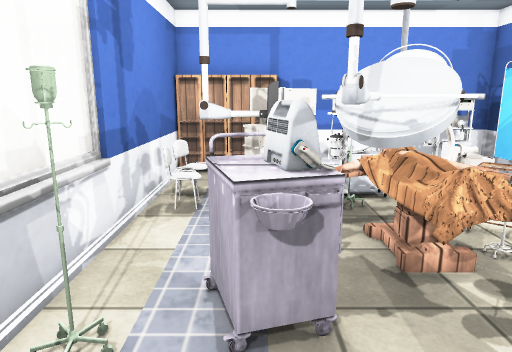
View 1 (above)

16 first-person views from a walk through a scene from a Unity 3-D project. The camera is 1.4 m above the floor, tilts 12° down and sees 70° across. The floor is counted in squares, 0.5 m on a side. Each view is taken from the middle of a square. On the plan, view 1 faces up. The plan holds only what a view shows up to about 20 squares ahead; the rest is blank. The place goes on beyond the plan. The player character is not drawn. Door leaves are left out, so doorways stand open. Some surface patterns are stand-ins.

View 2
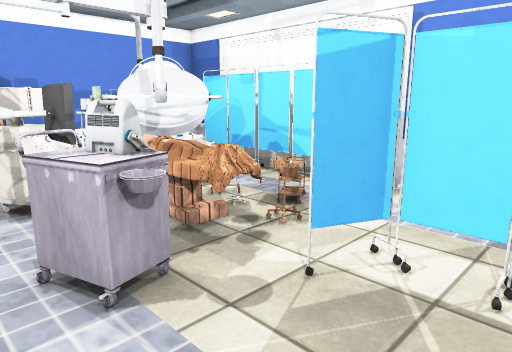

View 3
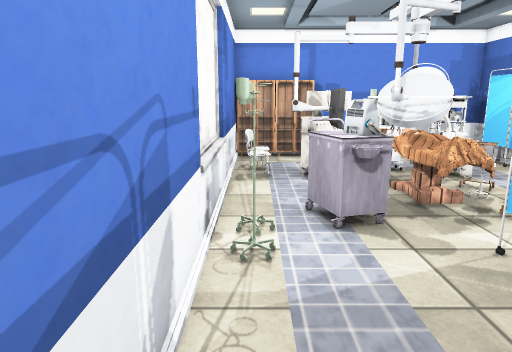

View 4
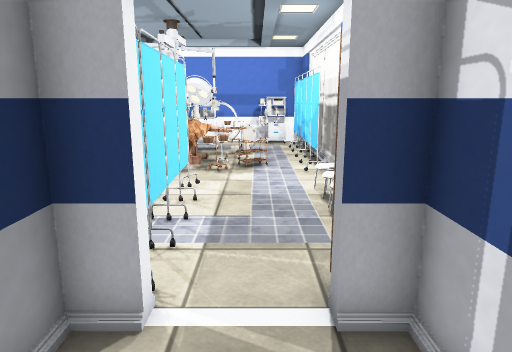

View 5
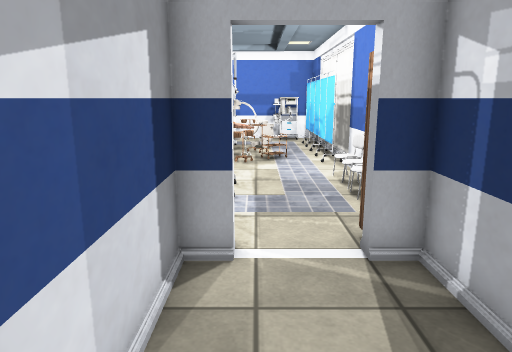

View 6
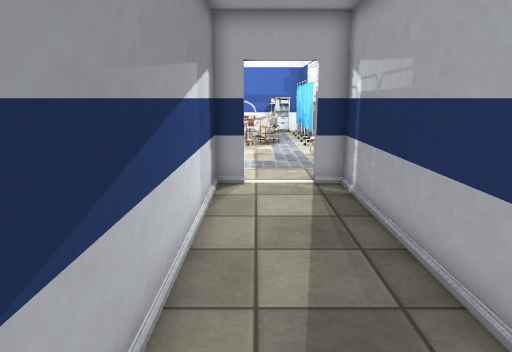

View 7
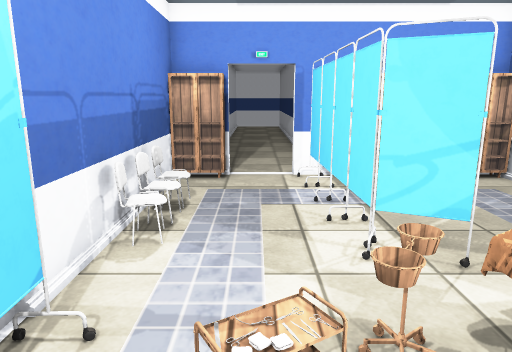

View 8
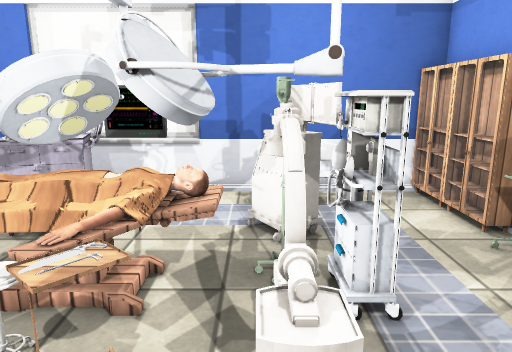

View 9
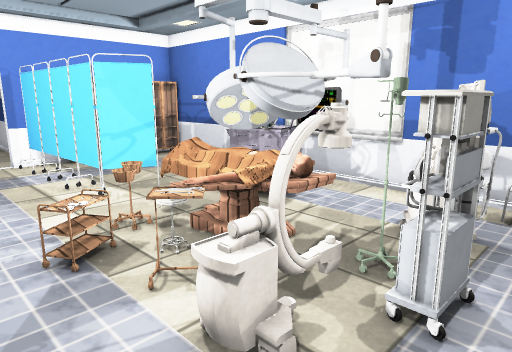

View 10
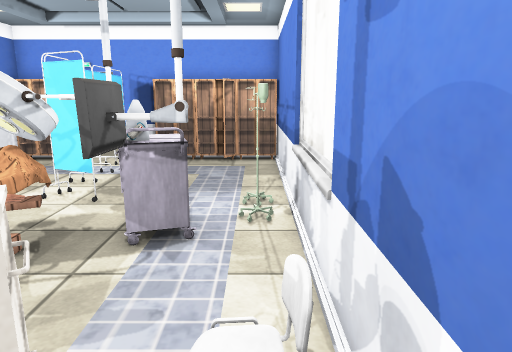

View 11
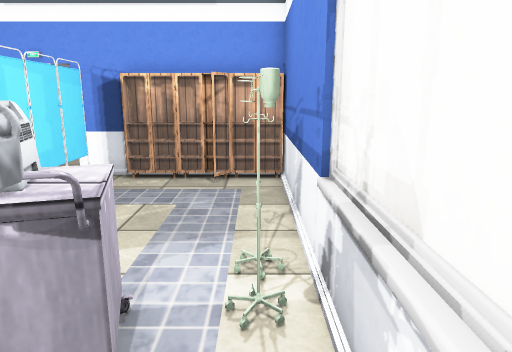

View 12
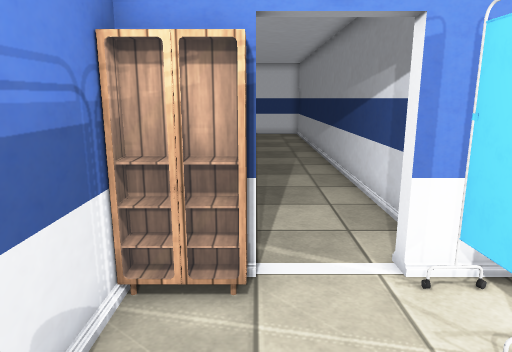

View 13
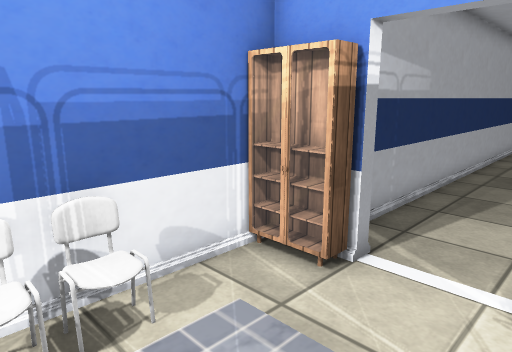

View 14
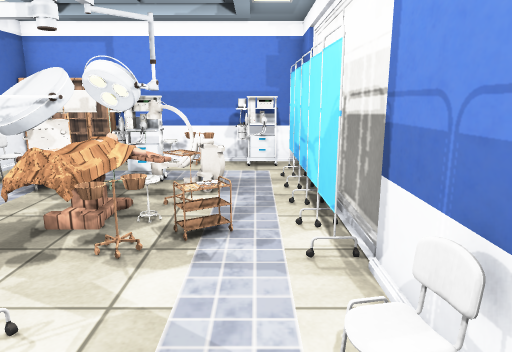

View 15
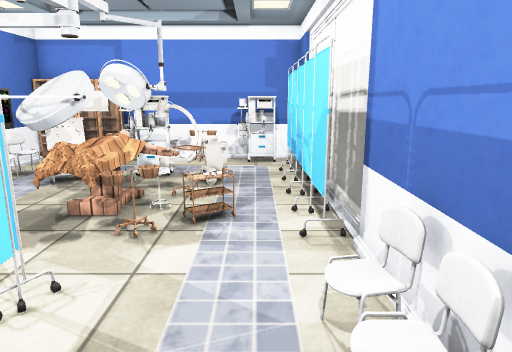

View 16
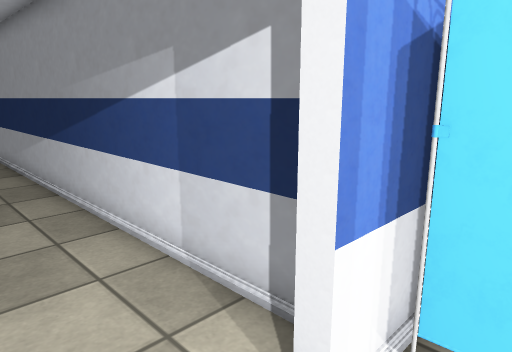

### Floor plan
Points are (right, up) in squares from view 1. A wall is a line through its corners. A room is listed if a view was taken in it or the views show most of it. See-through windows are left out.
Room 1 (views 1, 2, 3, 7, 8, 9, 10, 11, 12, 13, 14, 15, 16)
walls: (9.3, 3.8) (9.3, 12.5); (9, 1.4) (9, 3.8); (-3.2, 7.2) (-3.2, 2.6); (2.5, -5.5) (4.6, -5.5); (9, 12.5) (9, 14.5); (9, -5) (9, -1.4); (-3, 14.5) (-3, -5.5)
ways out: open door at (6, -6) to room 2
objects: shelf (-2, -5) to (-1, -5); other object (-2, 2); other object (-2, 3) to (-2, 4); chair (-2, 9); chair (-2, 11); shelf (-2, 14) to (-1, 14); shelf (-1, -5) to (0, -4); other object (-1, 3) to (1, 6); lamp (-1, 6) to (2, 7); monitor (0, 9) to (2, 10); shelf (0, 14) to (1, 14); shelf (1, -5) to (3, -5); table (1, 4) to (4, 8); other object (2, 9); other object (2, 10) to (4, 11); other object (2, 14); other object (3, 2); lamp (3, 8) to (4, 10); curtain (4, -3); curtain (4, -2); curtain (4, 1); table (4, 4) to (5, 5); other object (4, 13) to (5, 14); table (5, 7) to (5, 8); other object (5, 9) to (6, 10); table (6, 6); other object (6, 13) to (8, 14); shelf (7, -5) to (8, -5); curtain (8, 4); curtain (8, 6); curtain (8, 8); curtain (8, 10); curtain (8, 13); chair (9, -1); chair (9, 0); chair (9, 1)
Room 2 (views 4, 5, 6)
walls: (8, -19.5) (8, -5.9) (7, -5.9); (3.6, -5.9) (3.6, -19.5)
ways out: open door at (6, -6) to room 1

Where each view was taken, in squares from view 1:
view 1: 0 up, 0 right, facing up
view 2: 1 down, 2 left, facing up-right
view 3: 4 down, 2 left, facing up
view 4: 10 down, 6 right, facing up
view 5: 12 down, 5 right, facing up
view 6: 18 down, 5 right, facing up
view 7: 8 up, 6 right, facing down
view 8: 9 up, 8 right, facing left
view 9: 12 up, 8 right, facing down-left
view 10: 12 up, 2 left, facing down
view 11: 8 up, 2 left, facing down
view 12: 0 up, 7 right, facing down
view 13: 0 up, 4 right, facing down-right
view 14: 2 down, 7 right, facing up
view 15: 3 down, 7 right, facing up
view 16: 4 down, 7 right, facing down-left
